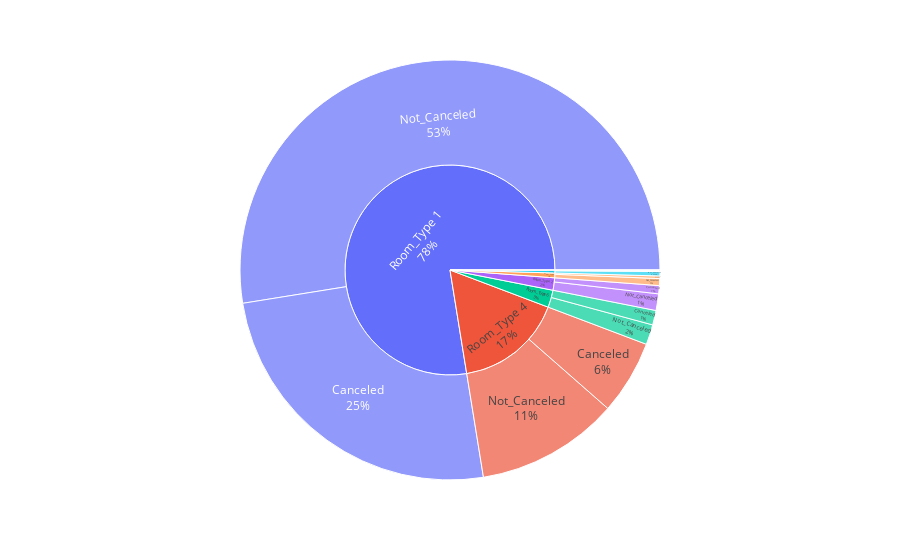

Here is the notebook cell this chart was saved with:
### Markdown cell above
Let us see how much percentage of Each room booking is cancelled or not Cancelled (The Percentage is respect to the root)

### Code cell
sunburst_fig = px.sunburst(df,path=['room_type_reserved','booking_status'])
sunburst_fig.update_traces(textinfo="label+percent root")
sunburst_fig.show()

### Figure 1 — Plotly figure (JSON) as saved in the notebook; plotly's stock layout.template omitted (floating-point values rounded to 4 significant figures)
{"data": [{"branchvalues": "total", "domain": {"x": [0, 1], "y": [0, 1]}, "hovertemplate": "labels=%{label}<br>count=%{value}<br>parent=%{parent}<br>id=%{id}<extra></extra>", "ids": ["Room_Type 1/Canceled", "Room_Type 2/Canceled", "Room_Type 3/Canceled", "Room_Type 4/Canceled", "Room_Type 5/Canceled", "Room_Type 6/Canceled", "Room_Type 7/Canceled", "Room_Type 1/Not_Canceled", "Room_Type 2/Not_Canceled", "Room_Type 3/Not_Canceled", "Room_Type 4/Not_Canceled", "Room_Type 5/Not_Canceled", "Room_Type 6/Not_Canceled", "Room_Type 7/Not_Canceled", "Room_Type 1", "Room_Type 2", "Room_Type 3", "Room_Type 4", "Room_Type 5", "Room_Type 6", "Room_Type 7"], "labels": ["Canceled", "Canceled", "Canceled", "Canceled", "Canceled", "Canceled", "Canceled", "Not_Canceled", "Not_Canceled", "Not_Canceled", "Not_Canceled", "Not_Canceled", "Not_Canceled", "Not_Canceled", "Room_Type 1", "Room_Type 2", "Room_Type 3", "Room_Type 4", "Room_Type 5", "Room_Type 6", "Room_Type 7"], "name": "", "parents": ["Room_Type 1", "Room_Type 2", "Room_Type 3", "Room_Type 4", "Room_Type 5", "Room_Type 6", "Room_Type 7", "Room_Type 1", "Room_Type 2", "Room_Type 3", "Room_Type 4", "Room_Type 5", "Room_Type 6", "Room_Type 7", "", "", "", "", "", "", ""], "textinfo": "label+percent root", "type": "sunburst", "values": [9072, 228, 2, 2069, 72, 406, 36, 19058, 464, 5, 3988, 193, 560, 122, 28130, 692, 7, 6057, 265, 966, 158]}], "layout": {"legend": {"tracegroupgap": 0}, "margin": {"t": 60}}}
